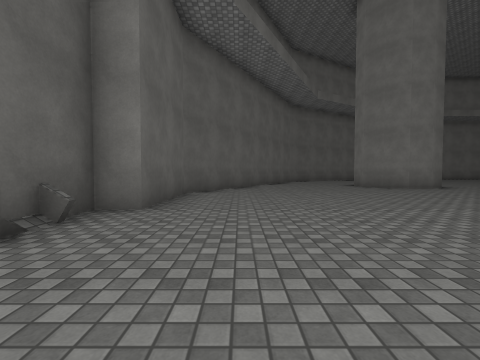
view 1 (above)

21 first-person views from a walk through a 3-D level made in the Unity game engine. The camera is 1.2 m above the floor, tilts 2° down and sees 90° across. The floor is counted in squares, 2 m on a side. Each view is taken from the middle of a square. On the plan, view 1 faces up. The plan holds only what a view shows up to about 9 squares ahead; the rest is blank. The place goes on beyond the plan. Surface patterns are stand-ins for the level's own textures.

view 2
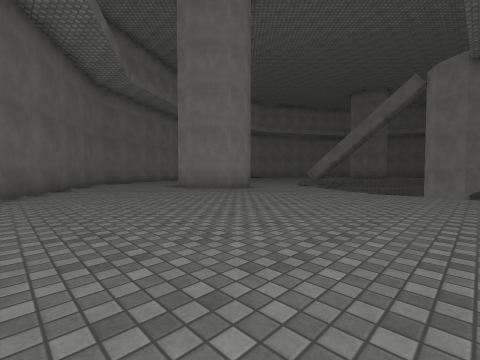

view 3
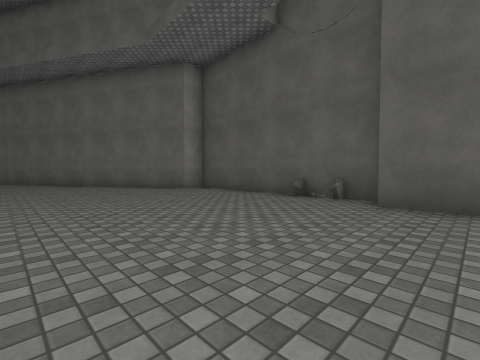

view 4
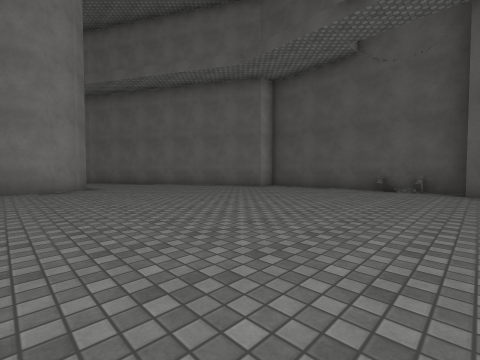

view 5
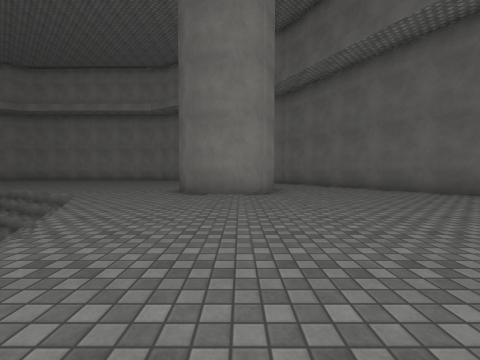

view 6
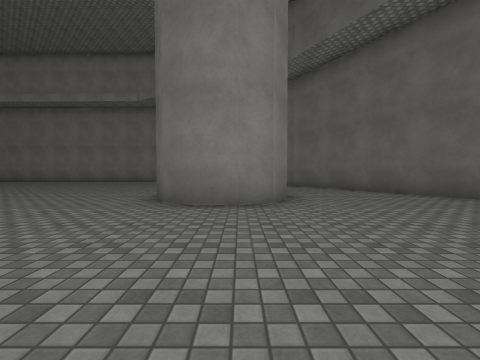

view 7
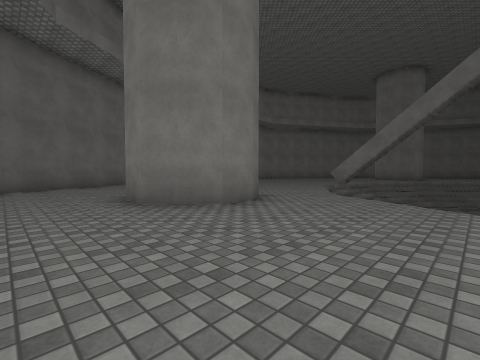

view 8
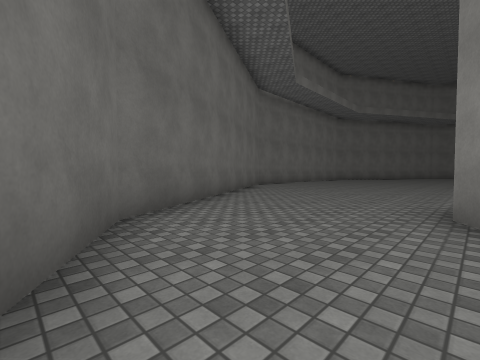

view 9
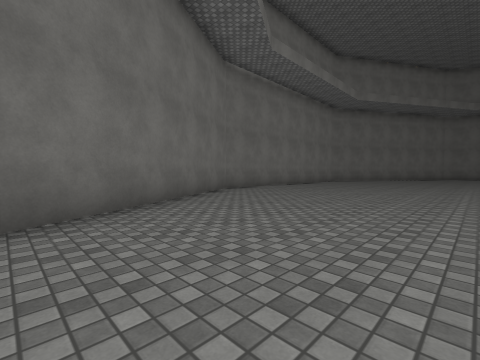

view 10
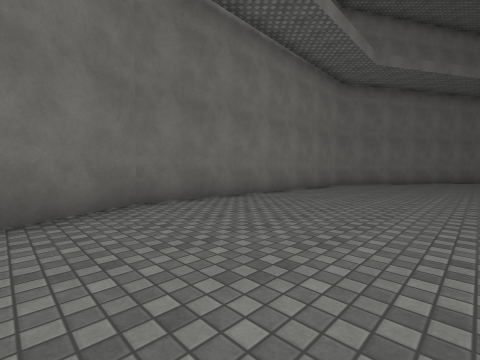

view 11
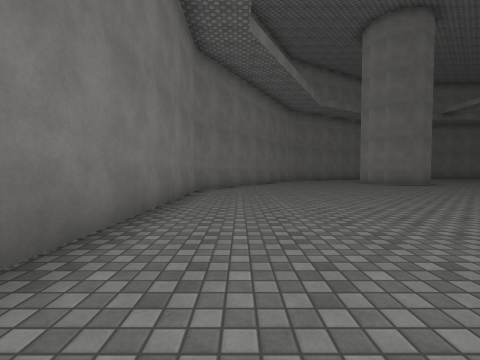

view 12
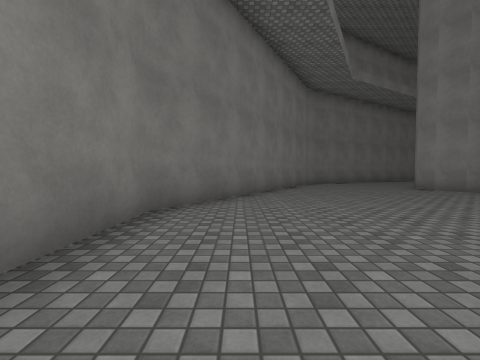

view 13
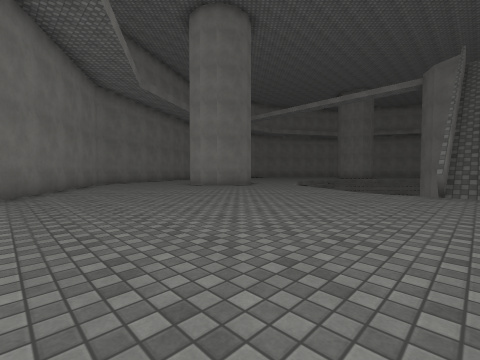

view 14
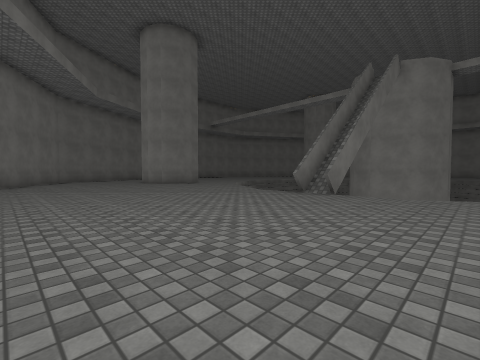

view 15
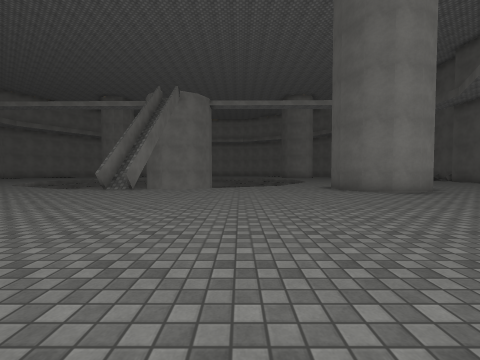

view 16
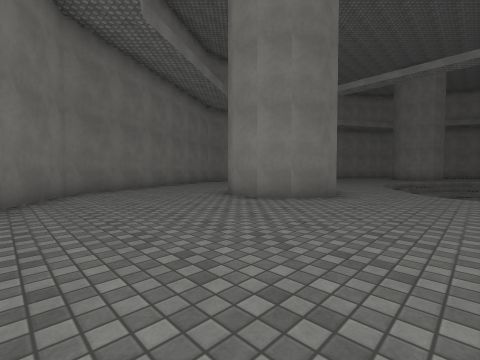

view 17
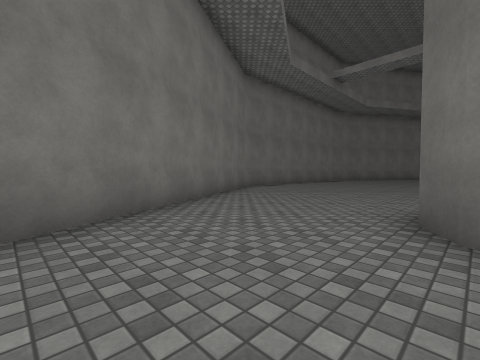

view 18
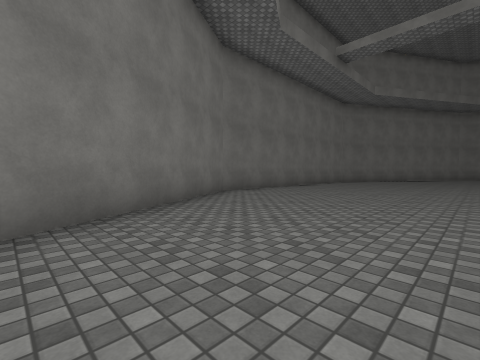

view 19
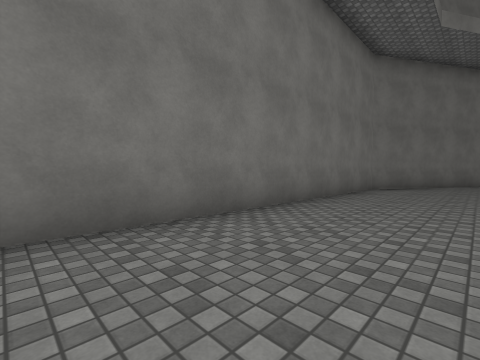

view 20
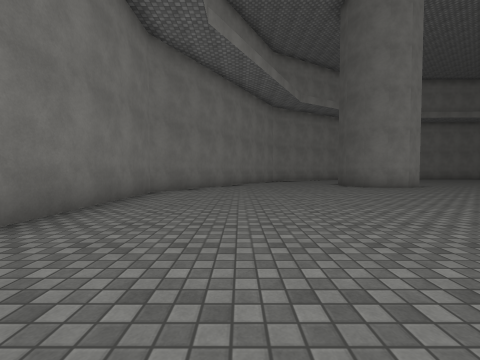

view 21
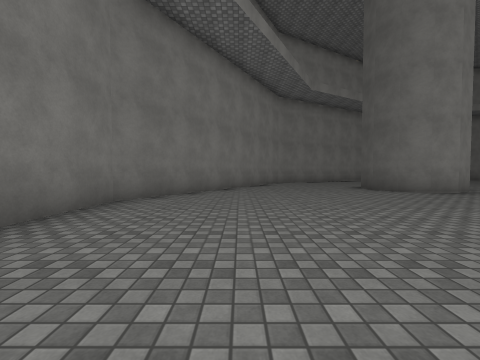

### Floor plan
Points are (right, up) in squares from view 1. A wall is a line through its corners. A room is listed if a view was taken in it or the views show most of it. See-through windows are left out.
Room 1 (views 1, 2, 3, 4, 5, 6, 7, 8, 9)
walls: (-2.3, 3.8) (-2.4, -2.4) (-1.6, -2.4) (0.9, -6.9); (7.4, 8.8) (6.7, 8.3) (5.9, 8.3) (5.2, 8.7) (4.8, 9.4) (4.8, 10.2); (5.1, 10.8) (5.9, 11.2); (3.9, -5.4) (4.3, -4.6) (5, -4.3) (5.8, -4.3) (6.5, -4.7); (4.3, 14.8) (3, 14.1) (-1.5, 6.5) (-1.6, 3.8)
low walls: (-1.9, 2.8) (-2.4, 2.8); (-2.1, 2.2) (-2.1, 1.8)
ways out: opening at (4.3, 13) to room 2; opening at (8.5, 9) to room 2; opening at (2.5, -6.5); opening at (6, 2); opening at (7, -3)
Room 2 (views 10, 11, 12, 13, 14, 15, 16, 17)
walls: (15.6, 8.4) (15.6, 10.3); (14.5, 6.9) (14.6, 10.3); (22.6, 9.7) (23, 10.4) (23.6, 10.8) (24.4, 10.8) (25.1, 10.4); (5.9, 11.2) (6.7, 11.2) (7.3, 10.8) (7.7, 10.1) (7.7, 9.4); (25.6, 14.8) (19.7, 18.4) (10.8, 18.5) (4.3, 14.8)
ways out: opening at (4.3, 13) to room 1; opening at (8.5, 9) to room 1; opening at (21.5, 8.5) to room 3; opening at (26, 12.5) to room 3; opening at (15, 8)
Room 3 (views 18, 19, 20, 21)
walls: (22.8, -4.7) (23.6, -4.8) (24.3, -5.1) (24.7, -5.8) (24.7, -6.7); (22.6, 8.9) (22.6, 9.7); (25.1, 10.4) (25.5, 9.7); (29, -7) (31.6, -2.8) (31.7, 6.1) (27.3, 13.8) (25.6, 14.8)
ways out: opening at (21.5, 8.5) to room 2; opening at (26, 12.5) to room 2; opening at (22, -3.5)

Positions as (right, up) in squares from view 1, and headings:
1: (0, 0), facing up
2: (0, 2), facing up-right
3: (3, 5), facing down-left
4: (6, 4), facing down-left
5: (5, 2), facing down
6: (5, 0), facing down
7: (3, 5), facing up-right
8: (2, 11), facing up-right
9: (5, 12), facing up-right
10: (9, 14), facing up-right
11: (12, 17), facing right
12: (16, 17), facing right
13: (15, 17), facing down-right
14: (12, 16), facing down-right
15: (11, 18), facing down
16: (20, 15), facing down-right
17: (25, 13), facing down-right
18: (26, 11), facing down-right
19: (29, 6), facing down-right
20: (29, 4), facing down
21: (29, 2), facing down
